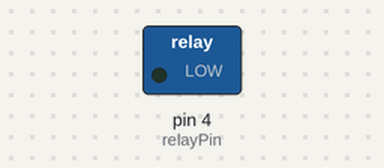
Bench run of a sketch on a simulated Arduino Uno, built with avr-gcc and run on an emulated ATmega328P. Parts: switched loads named in the sketch (green lamp = pin HIGH).

Above: at 0.1 s.
At 1.1 s:
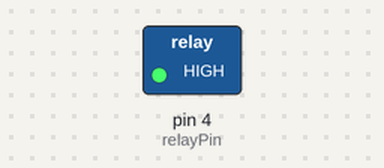
Timing chart, 0 to 2.6 s (numbered marks = the images above):
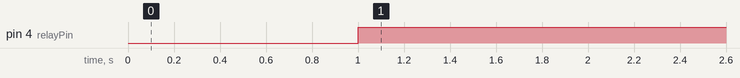

The sketch:

ThorMjornir.ino
```cpp
#include<SoftwareSerial.h>
#include <Adafruit_Fingerprint.h>

SoftwareSerial fp(2,3); //지문 인식 모듈 TX/RX 설정

int relayPin = 4;
Adafruit_Fingerprint finger = Adafruit_Fingerprint(&fp);
void setup() {
  pinMode(relayPin, OUTPUT); //릴레이 핀을 OUTPUT으로 설정
  finger.begin(57600); //지문 인식 모듈 통신 시작
  finger.verifyPassword();
  finger.getTemplateCount();
}

void loop() {
  digitalWrite(relayPin,HIGH);
  int num = 0; //지문 인식 번호의 초기값을 0으로 설정
  while((num=getFingerprintIDez())<=0); //값이 -1(오류) 또는 0(기본값)에서 벗어날 때까지 인식 요청
  if(num==1 or num==2 or num==3){
    digitalWrite(relayPin,LOW);
    delay(3000);
  }
  delay(100);
}
int getFingerprintIDez() { //지문 인식하는 함수
  uint8_t p = finger.getImage();
  if (p != FINGERPRINT_OK)  return -1;

  p = finger.image2Tz();
  if (p != FINGERPRINT_OK)  return -1;

  p = finger.fingerFastSearch();
  if (p != FINGERPRINT_OK)  return -1;

  return finger.fingerID; //지문 인식 결과 리턴
}
```

Measured:
- by itself, pin 4 (relayPin): LOW → HIGH at 1.0 s
